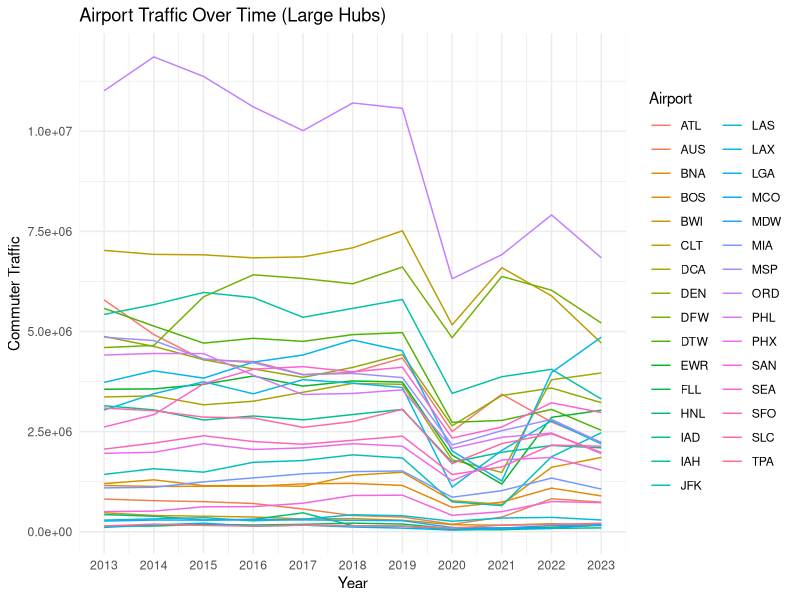
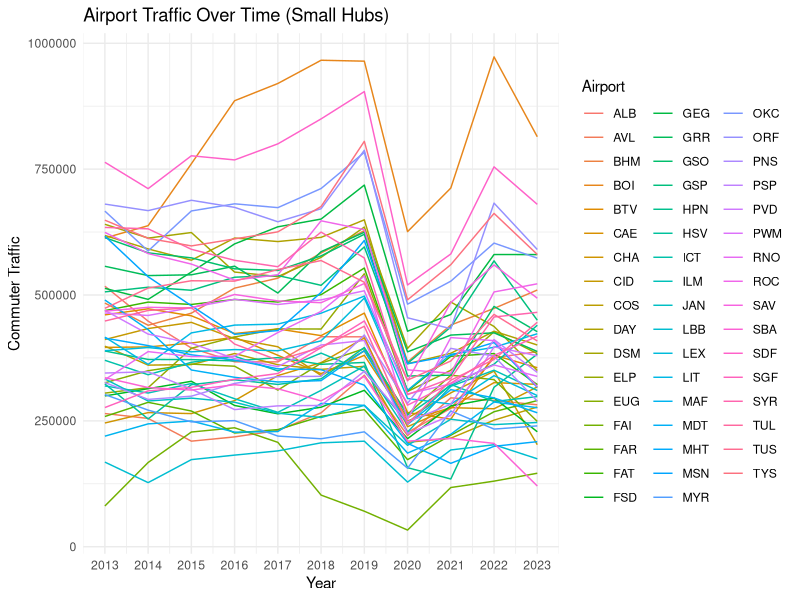
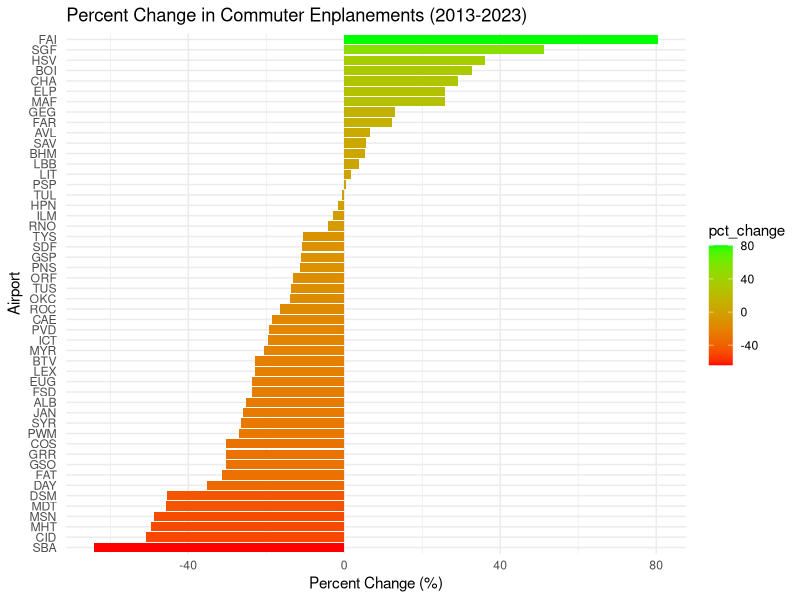
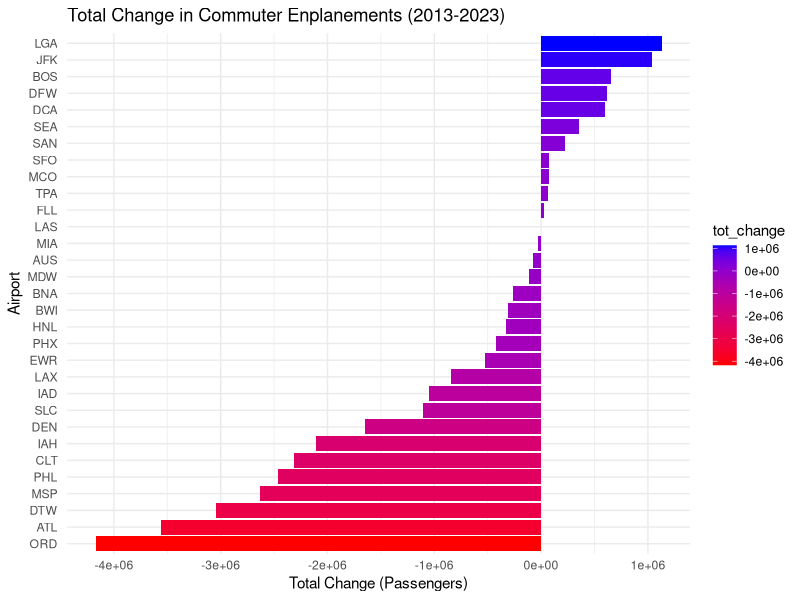

Write R code to recreate these figures, in order.
## ---- chunk 1
knitr::opts_chunk$set(echo = TRUE)

library(tidyverse)
library(dplyr)
library(ggplot2)
## ---- chunk 2
dat_large <- read.delim("TAFDetailed.txt", sep="\t", header=TRUE)
dat_small <- read.delim("TAFDetailed_small.txt", sep="\t", header=TRUE)
## ---- chunk 3

hub_large <- dat_large %>%
    filter(SYSYEAR == 2013,  COMMUTER > 100000)

hub_small <- dat_small %>%
  filter(SYSYEAR == 2023, COMMUTER > 100000)

large_change <- dat_large[dat_large$LOC_ID %in% hub_large$LOC_ID, ]
small_change <- dat_small[dat_small$LOC_ID %in% hub_small$LOC_ID, ]

ggplot(large_change, aes(x=SYSYEAR, y=COMMUTER, color=LOC_ID)) +
  geom_line() +
  theme_minimal() +
  labs(title="Airport Traffic Over Time (Large Hubs)",
       x="Year",
       y="Commuter Traffic",
       color="Airport") +
  scale_x_continuous(breaks=2013:2023)

ggplot(small_change, aes(x=SYSYEAR, y=COMMUTER, color=LOC_ID)) +
  geom_line() +
  theme_minimal() +
  labs(title="Airport Traffic Over Time (Small Hubs)",
       x="Year",
       y="Commuter Traffic",
       color="Airport") +
  scale_x_continuous(breaks=2013:2023)
## ---- chunk 4
#planning to chart hubs with the largest percentage change from 2013 to 2023 to determine winners & losers 
large_change <- large_change %>%
  group_by(LOC_ID) %>%
  summarise(
    start_value = first(COMMUTER),
    end_value = last(COMMUTER),
    tot_change = end_value - start_value,
    pct_change = ((end_value - start_value) / start_value) * 100
  )

small_change <- small_change %>%
  group_by(LOC_ID) %>%
  summarise(
    start_value = first(COMMUTER),
    end_value = last(COMMUTER),
    tot_change = end_value - start_value,
    pct_change = ((end_value - start_value) / start_value) * 100
  )

# Horizontal Bar Chart - Percentage Change
ggplot(small_change, aes(x = reorder(LOC_ID, pct_change), y = pct_change, fill = pct_change)) +
  geom_col() +
  coord_flip() +  
  labs(title = "Percent Change in Commuter Enplanements (2013-2023)",
       x = "Airport",
       y = "Percent Change (%)") +
  scale_fill_gradient(low = "red", high = "green") +
  theme_minimal()

# Horizontal Bar Chart - Total Change
ggplot(large_change, aes(x = reorder(LOC_ID, tot_change), y = tot_change, fill = tot_change)) +
  geom_col() +
  coord_flip() +  
  labs(title = "Total Change in Commuter Enplanements (2013-2023)",
       x = "Airport",
       y = "Total Change (Passengers)") +
  scale_fill_gradient(low = "red", high = "blue") +
  theme_minimal()

